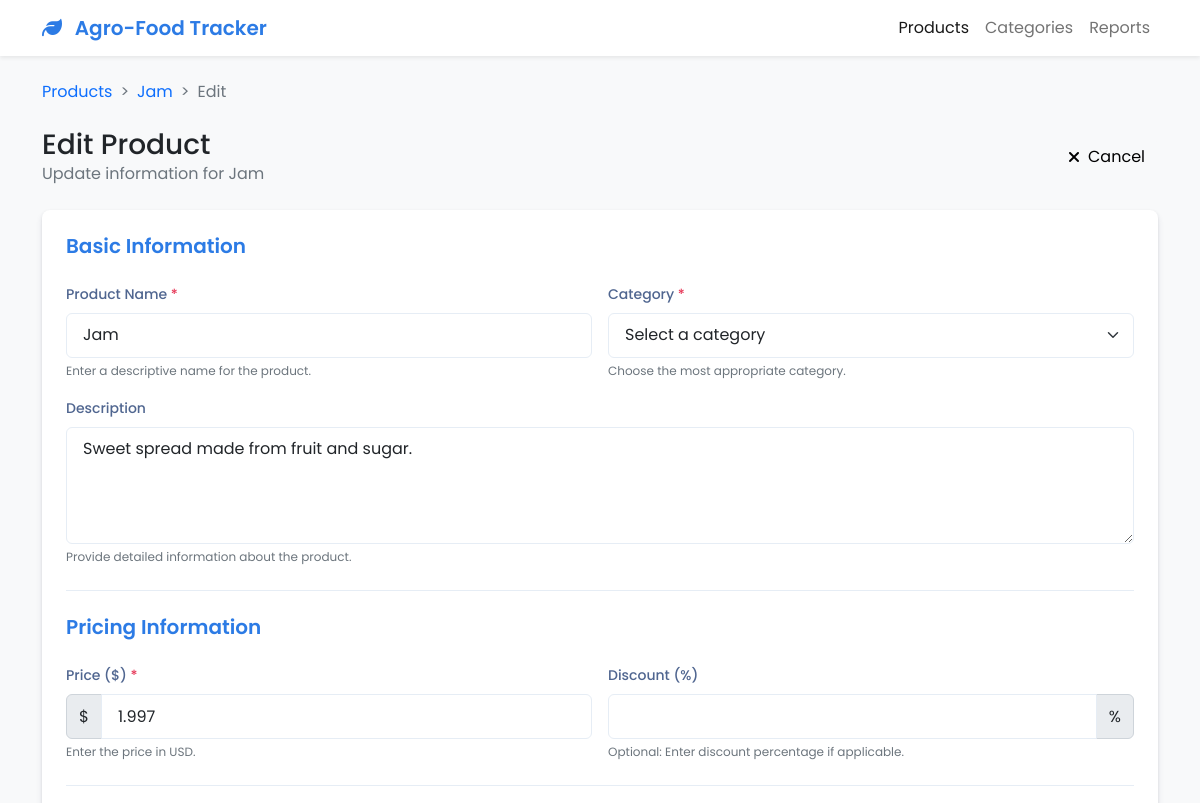
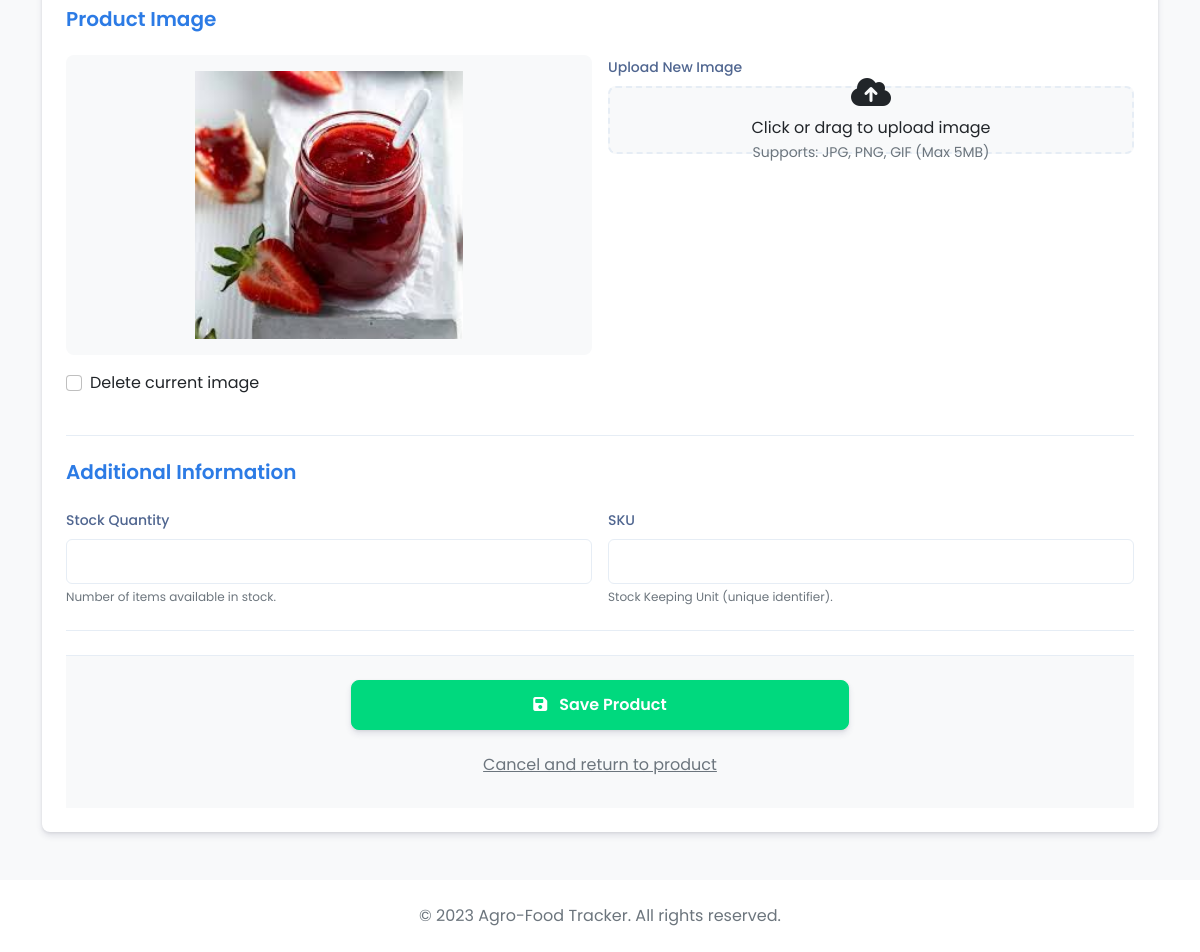
The app's page /edit/103/ with its own data (2 pictures, top to bottom).
### products/models.py (models this page shows, shortened)
class Product(models.Model):
    CATEGORY_CHOICES = [
        ('Fruits', 'Fruits'),
        ('Vegetables', 'Vegetables'),
        ('Dairy', 'Dairy'),
        ('Grains', 'Grains'),
        ('Meat', 'Meat'),
        ('Processed', 'Processed Foods'),
        ('Other', 'Other'),
    ]
    name = models.CharField(max_length=100)
    category = models.CharField(max_length=100, choices=CATEGORY_CHOICES)
    description = models.TextField()
    price = models.DecimalField(
        max_digits=10,
        decimal_places=3,
        validators=[MinValueValidator(0.001)]
    )
    image = models.ImageField(upload_to='product_images/', blank=True, null=True)
    created_at = models.DateTimeField(default=timezone.now)
    updated_at = models.DateTimeField(auto_now=True)
    class Meta:
        ordering = ['-created_at']
        verbose_name = 'Product'
        verbose_name_plural = 'Products'

### products/views.py (the view)
# urls.py: path('edit/<int:pk>/', views.product_edit, name='product_edit'),
def product_edit(request, pk):
    product = get_object_or_404(Product, pk=pk)
    if request.method == 'POST':
        form = ProductForm(request.POST, request.FILES, instance=product)
        if form.is_valid():
            product = form.save()
            messages.success(request, f'Product "{product.name}" was successfully updated!')
            return redirect('product_list')
        else:
            messages.error(request, 'There was an error with your submission. Please check the form.')
    else:
        form = ProductForm(instance=product)
    return render(request, 'products/product_edit.html', {'form': form, 'product': product})

### products/forms.py
class ProductForm(forms.ModelForm):
    class Meta:
        model = Product
        fields = ['name', 'category', 'description', 'price', 'image']
        widgets = {
            'name': forms.TextInput(attrs={'class': 'form-control', 'placeholder': 'Product name'}),
            'category': forms.Select(attrs={'class': 'form-control'}),
            'description': forms.Textarea(attrs={'class': 'form-control', 'rows': 4, 'placeholder': 'Product description'}),
            'price': forms.NumberInput(attrs={'class': 'form-control', 'min': '0.01', 'step': '0.01', 'placeholder': '0.00'}),
            'image': forms.FileInput(attrs={'class': 'form-control-file'}),
        }

### products/templates/products/product_edit.html (shortened to what this page needs)
<!DOCTYPE html>
<html lang="en">
<head>
    <link href="https://cdn.jsdelivr.net/npm/bootstrap@5.2.3/dist/css/bootstrap.min.css" rel="stylesheet">
    <link rel="stylesheet" href="https://cdnjs.cloudflare.com/ajax/libs/font-awesome/6.2.0/css/all.min.css">
    <link rel="stylesheet" href="https://cdn.jsdelivr.net/npm/flatpickr/dist/flatpickr.min.css">
</head>
<body>
<nav class="navbar navbar-expand-lg navbar-light bg-white shadow-sm mb-4">
    <div class="container">
        <a class="navbar-brand" href="#">
            <i class="fas fa-leaf me-2"></i>
            Agro-Food Tracker
        </a>
        <div class="collapse navbar-collapse" id="navbarNav">
            <ul class="navbar-nav ms-auto">
                <li class="nav-item">
                    <a class="nav-link active" href="#">Products</a>
                </li>
                <li class="nav-item">
                    <a class="nav-link" href="#">Categories</a>
                </li>
                <li class="nav-item">
                    <a class="nav-link" href="#">Reports</a>
                </li>
            </ul>
        </div>
    </div>
</nav>
<div class="container">
    <nav aria-label="breadcrumb">
        <ol class="breadcrumb">
            <li class="breadcrumb-item"><a href="{% url 'product_list' %}" class="text-decoration-none">Products</a></li>
            <li class="breadcrumb-item"><a href="{% url 'product_view' product.id %}" class="text-decoration-none">{{ product.name }}</a></li>
            <li class="breadcrumb-item active" aria-current="page">Edit</li>
        </ol>
    </nav>
    <div class="d-flex justify-content-between align-items-center mb-4">
        <div>
            <h1 class="h3 mb-0">Edit Product</h1>
            <p class="text-muted mb-0">Update information for {{ product.name }}</p>
        </div>
        <div>
            <a href="{% url 'product_view' product.id %}" class="btn btn-light btn-icon">
                <i class="fas fa-times"></i> Cancel
            </a>
        </div>
    </div>
    <div class="card">
        <div class="card-body p-4">
            <form method="post" enctype="multipart/form-data" novalidate>
                <div class="form-section">
                    <h5 class="section-title">Basic Information</h5>
                    <div class="row g-3">
                        <div class="col-md-6">
                            <label for="id_name" class="form-label required-label">Product Name</label>
                            <input type="text" class="form-control {% if form.name.errors %}is-invalid{% endif %}" id="id_name" name="name" value="{{ form.name.value|default:product.name }}" required>
                            <div class="form-text">Enter a descriptive name for the product.</div>
                        </div>
                        <div class="col-md-6">
                            <label for="id_category" class="form-label required-label">Category</label>
                            <select class="form-select {% if form.category.errors %}is-invalid{% endif %}" id="id_category" name="category" required>
                                <option value="" {% if not form.category.value and not product.category %}selected{% endif %}>Select a category</option>
                            </select>
                            <div class="form-text">Choose the most appropriate category.</div>
                        </div>
                        <div class="col-md-12">
                            <label for="id_description" class="form-label">Description</label>
                            <textarea class="form-control {% if form.description.errors %}is-invalid{% endif %}" id="id_description" name="description" rows="4">{{ form.description.value|default:product.description }}</textarea>
                            <div class="form-text">Provide detailed information about the product.</div>
                        </div>
                    </div>
                </div>
                <div class="form-section">
                    <h5 class="section-title">Pricing Information</h5>
                    <div class="row g-3">
                        <div class="col-md-6">
                            <label for="id_price" class="form-label required-label">Price ($)</label>
                            <div class="input-group">
                                <span class="input-group-text">$</span>
                                <input type="number" class="form-control {% if form.price.errors %}is-invalid{% endif %}" id="id_price" name="price" value="{{ form.price.value|default:product.price }}" step="0.01" min="0" required>
                            </div>
                            <div class="form-text">Enter the price in USD.</div>
                        </div>
                        <div class="col-md-6">
                            <label for="id_discount" class="form-label">Discount (%)</label>
                            <div class="input-group">
                                <input type="number" class="form-control {% if form.discount.errors %}is-invalid{% endif %}" id="id_discount" name="discount" value="{{ form.discount.value|default:'' }}" min="0" max="100">
                                <span class="input-group-text">%</span>
                            </div>
                            <div class="form-text">Optional: Enter discount percentage if applicable.</div>
                        </div>
                    </div>
                </div>
                <div class="form-section">
                    <h5 class="section-title">Product Image</h5>
                    <div class="row g-3">
                        <div class="col-md-6">
                            {% if product.image %}
                                <img src="{{ product.image.url }}" alt="{{ product.name }}" class="image-preview mb-3" id="image-preview">
                                <div class="form-check mb-3">
                                    <input class="form-check-input" type="checkbox" id="id_delete_image" name="delete_image">
                                    <label class="form-check-label" for="id_delete_image">
                                        Delete current image
                                    </label>
                                </div>
                            {% endif %}
                        </div>
                        <div class="col-md-6">
                            <label for="id_image" class="form-label">Upload New Image</label>
                            <div class="file-upload mb-3">
                                <div class="file-upload-btn">
                                    <div class="text-center">
                                        <i class="fas fa-cloud-upload-alt fa-2x mb-2"></i>
                                        <p class="mb-0">Click or drag to upload image</p>
                                        <small class="text-muted">Supports: JPG, PNG, GIF (Max 5MB)</small>
                                    </div>
                                </div>
                            </div>
                        </div>
                    </div>
                </div>
                <div class="form-section">
                    <h5 class="section-title">Additional Information</h5>
                    <div class="row g-3">
                        <div class="col-md-6">
                            <label for="id_stock" class="form-label">Stock Quantity</label>
                            <input type="number" class="form-control" id="id_stock" name="stock" value="{{ form.stock.value|default:'' }}" min="0">
                            <div class="form-text">Number of items available in stock.</div>
                        </div>
                        <div class="col-md-6">
                            <label for="id_sku" class="form-label">SKU</label>
                            <input type="text" class="form-control" id="id_sku" name="sku" value="{{ form.sku.value|default:'' }}">
                            <div class="form-text">Stock Keeping Unit (unique identifier).</div>
                        </div>
                    </div>
                </div>
                <div class="form-actions text-center">
                    <div class="row">
                        <div class="col-md-6 offset-md-3">
                            <button type="submit" class="btn btn-success btn-lg save-btn w-100">
                                <i class="fas fa-save"></i> Save Product
                            </button>
                            <div class="d-flex justify-content-center mt-3">
                                <a href="{% url 'product_view' product.id %}" class="btn btn-link text-muted">
                                    Cancel and return to product
                                </a>
                            </div>
                        </div>
                    </div>
                </div>
            </form>
        </div>
    </div>
</div>
<footer class="bg-white py-4 mt-5">
    <div class="container">
        <div class="row">
            <div class="col-12 text-center">
                <p class="text-muted mb-0">&copy; 2023 Agro-Food Tracker. All rights reserved.</p>
            </div>
        </div>
    </div>
</footer>
</body>
</html>

### products/templates/products/product_edit.html (style rules this page uses)
body { font-family: 'Poppins', sans-serif; background-color: #f8f9fa; color: #212529; }
.navbar-brand { font-weight: 600; color: #2c7be5; }
.card { border-radius: 0.5rem; box-shadow: 0 4px 6px rgba(50, 50, 93, 0.11), 0 1px 3px rgba(0, 0, 0, 0.08); border: none; }
.btn-success { background-color: #00d97e; border-color: #00d97e; }
.btn-icon { display: inline-flex; align-items: center; }
.btn-icon i { margin-right: 0.5rem; }
.form-label { font-weight: 500; color: #506690; font-size: 0.875rem; }
.form-control, .form-select { border-color: #e6edf5; padding: 0.6rem 1rem; }
.form-text { font-size: 0.75rem; }
.breadcrumb-item + .breadcrumb-item::before { content: ">"; }
.breadcrumb { margin-bottom: 1.5rem; }
.form-section { border-bottom: 1px solid #e6edf5; padding-bottom: 1.5rem; margin-bottom: 1.5rem; }
.section-title { color: #2c7be5; font-weight: 600; margin-bottom: 1.5rem; }
.image-preview { width: 100%; max-height: 300px; border-radius: 0.5rem; object-fit: contain; background-color: #f8f9fa; padding: 1rem; margin-bottom: 1rem; }
.file-upload { position: relative; }
.file-upload-btn { position: absolute; top: 0; right: 0; bottom: 0; left: 0; z-index: 0; display: flex; align-items: center; justify-content: center; border: 2px dashed #e6edf5; border-radius: 0.5rem; background-color: #f8f9fa; padding: 2rem; transition: all 0.3s ease; }
.required-label::after { content: " *"; color: #e63757; }
.save-btn { padding: 0.75rem 2rem; font-weight: 600; font-size: 1rem; box-shadow: 0 4px 6px rgba(50, 50, 93, 0.11), 0 1px 3px rgba(0, 0, 0, 0.08); }
.save-btn i { margin-right: 0.5rem; }
.form-actions { padding: 1.5rem; background-color: #f8f9fa; border-top: 1px solid #e6edf5; margin-top: 1rem; }

### records on screen
Product: name "Jam", description "Sweet spread made from fruit and sugar.", price "1.997", image (picture)
